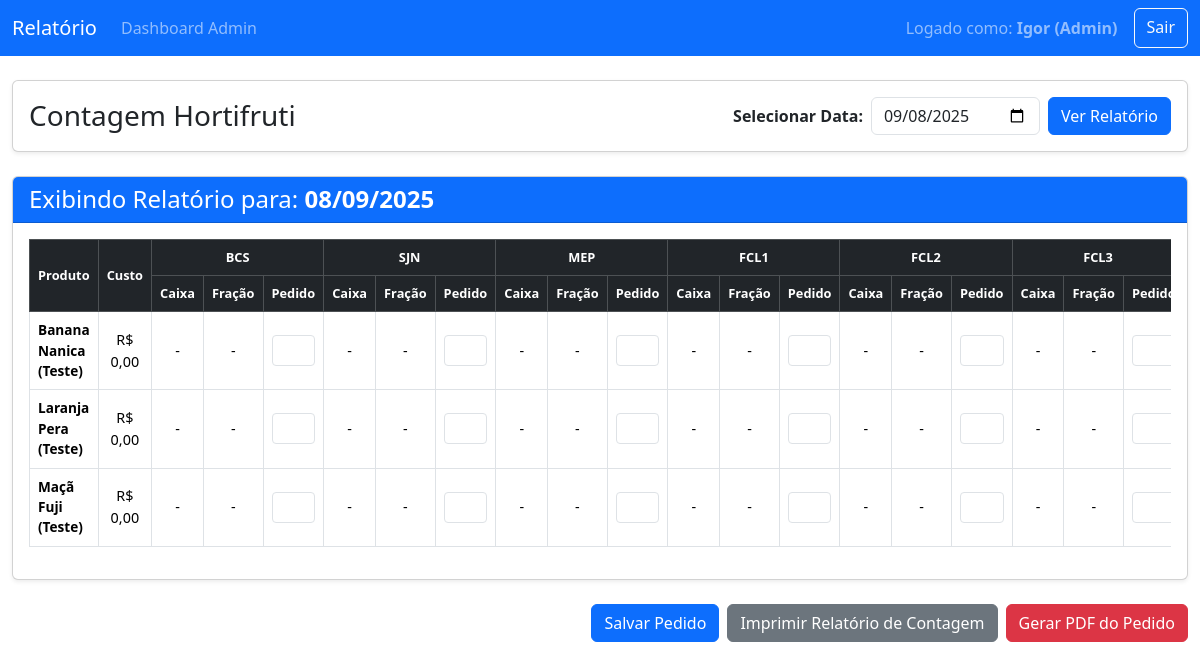
/relatorio (signed in), run on the app's committed database.
### tables this page shows
CREATE TABLE products (id INTEGER PRIMARY KEY AUTOINCREMENT, name TEXT UNIQUE NOT NULL, unidade_fracionada TEXT NOT NULL, codigo_interno TEXT UNIQUE, cost NUMERIC(10, 2) DEFAULT 0.00);

### app.py (the view)
@app.route('/relatorio')
@admin_required
def relatorio():
    data_selecionada = request.args.get('data', date.today().strftime('%Y-%m-%d'))
    report_data, nome_dia, data_obj = obter_dados_relatorio(data_selecionada)
    if report_data is None:
        return render_template('relatorio_inativo.html',
                               data_selecionada=data_selecionada,
                               data_formatada=datetime.strptime(data_selecionada, '%Y-%m-%d').strftime('%d/%m/%Y'))
    return render_template('relatorio.html',
                           report_data=report_data,
                           lojas=LOJAS,
                           data_hoje=data_obj.strftime('%d/%m/%Y'),
                           data_selecionada=data_selecionada)

### app.py (called while the page is built)
def get_db():
    db_url = os.environ.get('DATABASE_URL')
    if db_url:
        return psycopg2.connect(db_url)
    else:
        conn = sqlite3.connect(DATABASE)
        conn.row_factory = sqlite3.Row
        return conn

def admin_required(f):
    @wraps(f)
    def decorated_function(*args, **kwargs):
        if 'username' not in session: return redirect(url_for('login'))
        if session.get('role') != 'admin': return "Acesso negado.", 403
        return f(*args, **kwargs)
    return decorated_function

def get_products_for_day(day_id):
    db = get_db()
    cursor = db.cursor()
    db_url = os.environ.get('DATABASE_URL')
    query = "SELECT p.id, p.name, p.unidade_fracionada, p.codigo_interno, p.cost FROM products p JOIN product_availability pa ON p.id = pa.product_id WHERE pa.day_id = %s ORDER BY p.name;" if db_url else "SELECT p.id, p.name, p.unidade_fracionada, p.codigo_interno, p.cost FROM products p JOIN product_availability pa ON p.id = pa.product_id WHERE pa.day_id = ? ORDER BY p.name;"
    cursor.execute(query, (day_id,))
    products_data = cursor.fetchall()
    products_list = [dict(zip([desc[0] for desc in cursor.description], row)) for row in products_data]
    for p in products_list: p['nome'] = p.pop('name')
    cursor.close()
    db.close()
    return products_list

### templates/relatorio.html (shortened to what this page needs)
<!DOCTYPE html>
<html lang="pt-br">
<head>
    <link href="https://cdn.jsdelivr.net/npm/bootstrap@5.3.3/dist/css/bootstrap.min.css" rel="stylesheet">
</head>
<body>
    <nav class="navbar navbar-expand-lg navbar-dark bg-primary">
        <div class="container-fluid">
            <a class="navbar-brand" href="/relatorio">Relatório</a>
            <div class="navbar-nav me-auto"><a class="nav-link" href="/admin">Dashboard Admin</a></div>
            <div class="d-flex">
                <span class="navbar-text me-3">Logado como: <strong>{{ session.username }} (Admin)</strong></span>
                <a href="/logout" class="btn btn-outline-light">Sair</a>
            </div>
        </div>
    </nav>
    <div class="container-fluid mt-4 mb-5">
        <div class="card shadow-sm mb-4 header-card">
            <div class="card-body d-flex justify-content-between align-items-center">
                <h1 class="h3 mb-0">Contagem Hortifruti</h1>
                <form class="d-flex align-items-center" method="GET" action="/relatorio">
                    <label for="data-relatorio" class="form-label me-2 mb-0"><strong>Selecionar Data:</strong></label>
                    <input type="date" id="data-relatorio" name="data" class="form-control" style="width: auto;" value="{{ data_selecionada }}">
                    <button type="submit" class="btn btn-primary ms-2">Ver Relatório</button>
                </form>
            </div>
        </div>
        <div class="card shadow-sm">
            <div class="card-header bg-primary text-white">
                <h2 class="h4 mb-0">Exibindo Relatório para: <strong>{{ data_hoje }}</strong></h2>
            </div>
            <div class="card-body">
                <div class="table-responsive">
                    <table class="table table-bordered" id="relatorio-tabela">
                        <thead class="table-dark">
                            <tr>
                                <th rowspan="2" style="width: 25%;">Produto</th>
                                <th rowspan="2" style="width: 10%;">Custo</th>
                                {% for loja_nome in lojas %}
                                    <th colspan="3">{{ loja_nome }}</th>
                                {% endfor %}
                            </tr>
                            <tr>
                                {% for loja_nome in lojas %}
                                    <th>Caixa</th>
                                    <th>Fração</th>
                                    <th>Pedido</th>
                                {% endfor %}
                            </tr>
                        </thead>
                        <tbody>
                            {% for produto in report_data %}
                            <tr>
                                <th scope="row" class="text-start">{{ produto.produto_nome }}</th>
                                <td>{{ produto.custo }}</td>
                                {% for loja in produto.lojas %}
                                    <td>{{ loja.caixa if loja.caixa > 0 else '-' }}</td>
                                    <td>{{ loja.fracao if loja.fracao != '0' else '-' }}</td>
                                    <td>
                                        <input type="number" data-produto="{{ produto.produto_nome }}" data-loja="{{ loja.nome }}"
                                               class="form-control form-control-sm pedido-input mx-auto" min="0"
                                               value="{{ loja.pedido_salvo }}">
                                    </td>
                                {% endfor %}
                            </tr>
                            {% endfor %}
                        </tbody>
                    </table>
                </div>
            </div>
        </div>
        <div class="mt-4 d-flex justify-content-end botoes-acao">
            <button id="btn-salvar-pedido" class="btn btn-primary">Salvar Pedido</button>
            <button onclick="window.print()" class="btn btn-secondary ms-2">Imprimir Relatório de Contagem</button>
            <button id="btn-gerar-pedido" class="btn btn-danger ms-2">Gerar PDF do Pedido</button>
        </div>
    </div>
</body>
</html>

### templates/relatorio.html (style rules this page uses)
#relatorio-tabela th, #relatorio-tabela td { text-align: center; vertical-align: middle; font-size: 0.9rem; padding: 0.5rem; }
#relatorio-tabela thead th { font-size: 0.8rem; }
#relatorio-tabela tbody th { text-align: left; font-size: 0.85rem; }
.pedido-input { max-width: 70px; }

### data on the page
products: produto_nome "Banana Nanica (Teste)", custo "R$ 0,00", caixa "-" "-" "-" "-" "-" "-", fracao "-" "-" "-" "-" "-" "-"
products: produto_nome "Laranja Pera (Teste)", custo "R$ 0,00", caixa "-" "-" "-" "-" "-" "-", fracao "-" "-" "-" "-" "-" "-"
products: produto_nome "Maçã Fuji (Teste)", custo "R$ 0,00", caixa "-" "-" "-" "-" "-" "-", fracao "-" "-" "-" "-" "-" "-"

### other printed values
{{ session.username }} "Igor"
{{ data_hoje }} "08/09/2025"
{{ loja_nome }} "BCS" "SJN" "MEP" "FCL1" "FCL2" "FCL3"
